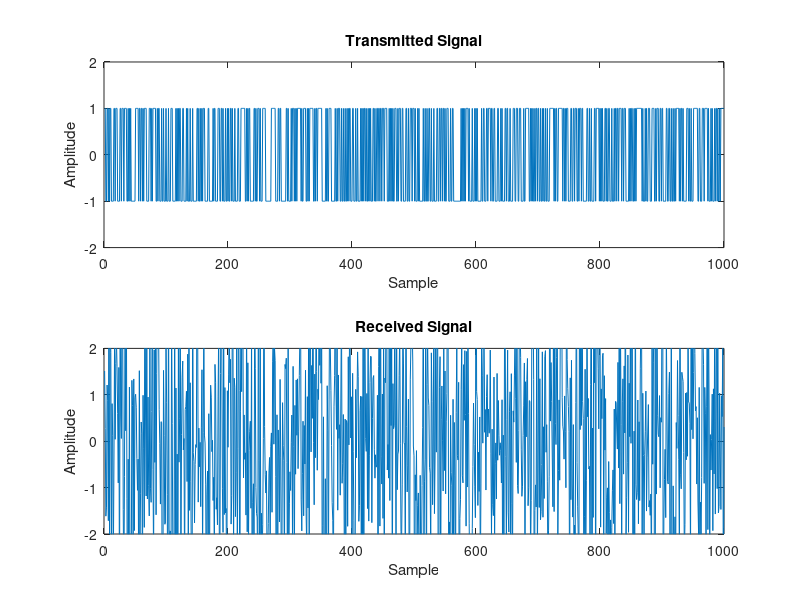
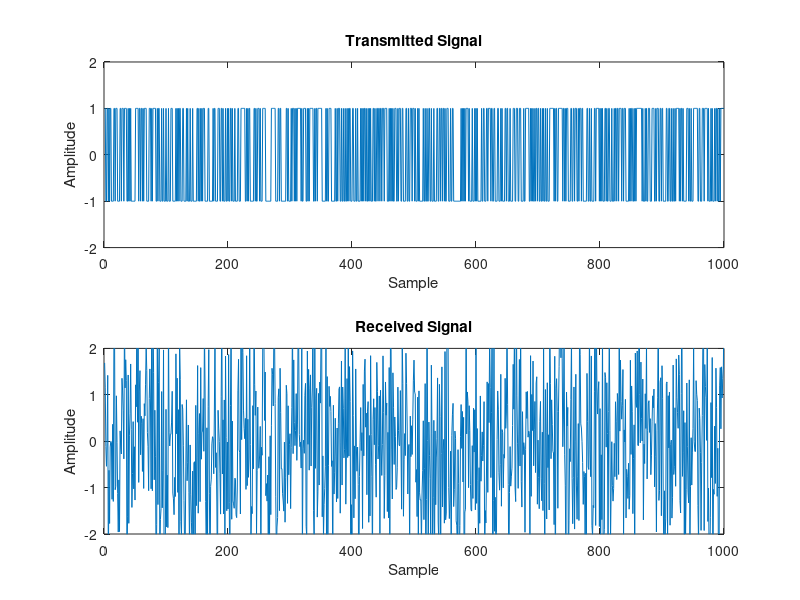
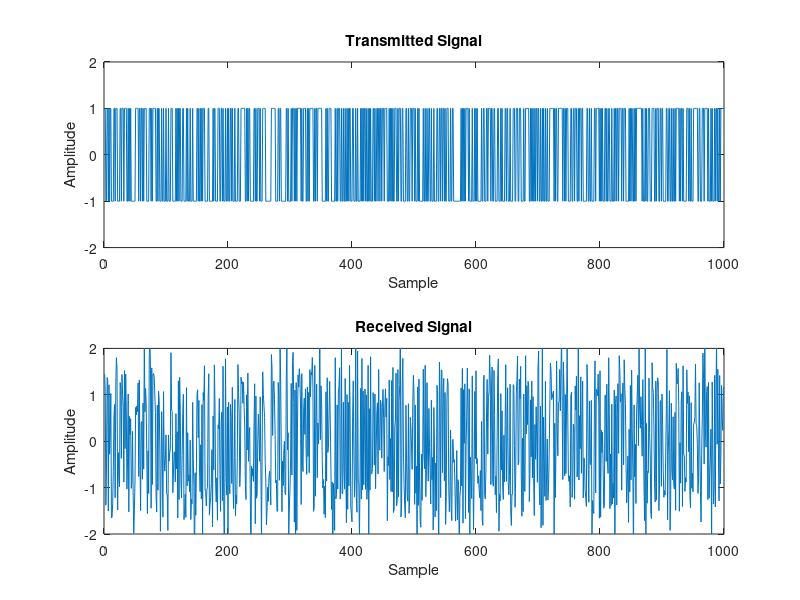
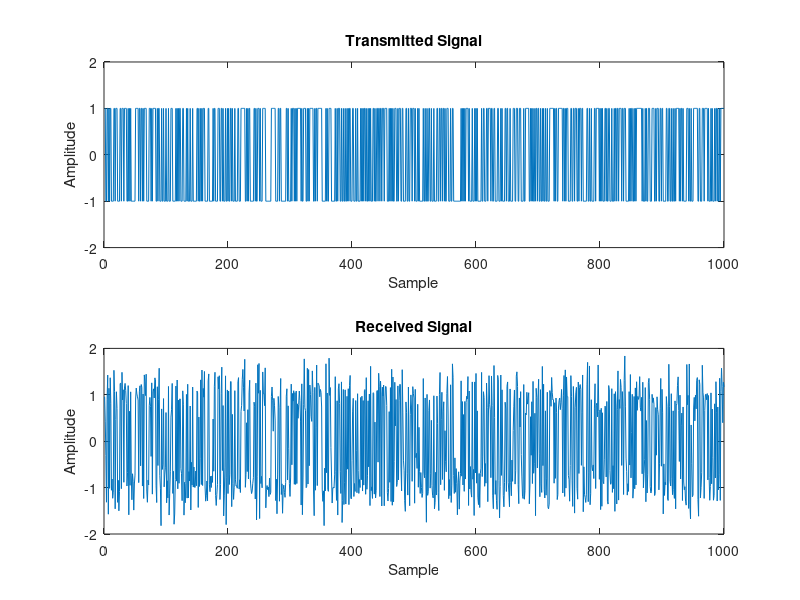

These figures' MATLAB source, in order:
% Generate the Transmitted Signal
N = 1000; % no. of samples
transmitted_signal = 2*randi([0,1],1,N)-1; % we do not want 0s
signal_power = 1; % Signal power (Ps)


% Calculate Noise Power
% SNR values in dB to simulate
snr_db = [-5, 0, 5, 10, 15];
error_rates = [];

%SIMULATION
for i = 1:length(snr_db)
    % Convert SNR from dB to linear scale
    snr_linear = 10^(snr_db(i)/10);

    % NOTE: snr = signal power / noise power
    noise_power = signal_power / snr_linear;
    scaling_factor = sqrt(noise_power);
    noise = randn(1, N) * scaling_factor;
    received_signal = transmitted_signal + noise;
    
    % Detection rule
    detected_signal = [];
    for j = 1:length(received_signal)
        if received_signal(j) > 0
            k = 1;
        else
            k = -1;
        end
        detected_signal = [detected_signal, k];
    end

    % Calculate error rate
    error_rate = sum(detected_signal ~= transmitted_signal) / N;
    error_rates = [error_rates, error_rate];
    fprintf('SNR (dB): %d, Error Rate: %.4f\n', snr_db(i), error_rate);
    
    % Plot transmitted signal
    figure;
    subplot(2,1,1);
    plot(transmitted_signal);
    title('Transmitted Signal');
    xlabel('Sample');
    ylabel('Amplitude');
    ylim([-2,2])

    % Plot received signal
    subplot(2,1,2);
    plot(received_signal);
    title('Received Signal');
    xlabel('Sample');
    ylabel('Amplitude');
    ylim([-2,2])
end

% Plot Error Rate vs. SNR
figure;
semilogy(snr_db, error_rates, 'o-');
title('Error Rate vs. SNR');
xlabel('SNR (dB)');